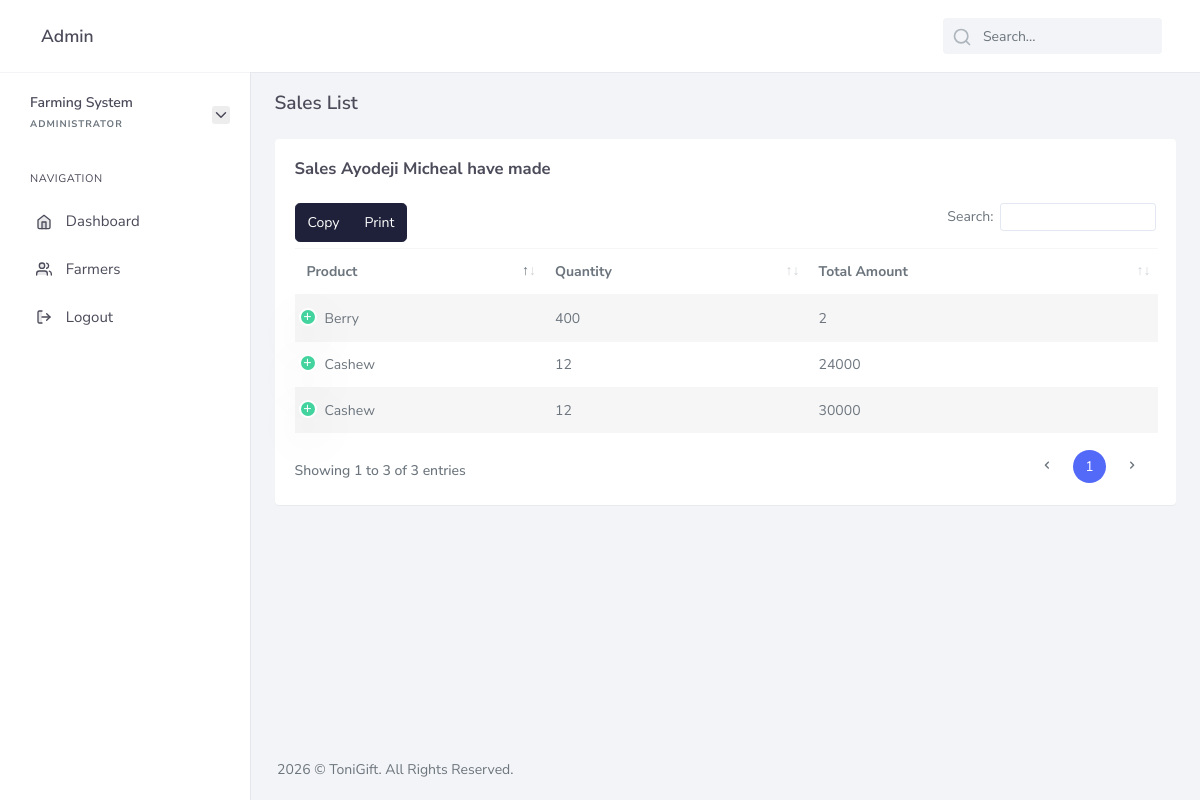
Screenshot of /admin/farmer?id=3 (signed in) with the database file from the repository.
### tables this page shows
CREATE TABLE `farmers` (
  `id` int(11) NOT NULL,
  `fullname` varchar(180) NOT NULL,
  `username` varchar(180) NOT NULL,
  `email` varchar(180) NOT NULL,
  `password` varchar(280) NOT NULL,
  `address` varchar(119) NOT NULL
);

CREATE TABLE `sales` (
  `id` int(11) NOT NULL,
  `product_id` bigint(20) NOT NULL,
  `quantity` int(11) NOT NULL,
  `total_amount` decimal(10,0) NOT NULL,
  `time_sold` timestamp NOT NULL DEFAULT current_timestamp()
);

CREATE TABLE `products` (
  `id` int(11) NOT NULL,
  `farmer_id` int(11) NOT NULL,
  `product_name` varchar(180) NOT NULL,
  `price` decimal(10,0) NOT NULL,
  `description` text NOT NULL,
  `status` int(11) NOT NULL DEFAULT 0
);

### core/db.class.php (called while the page is built, shortened)
<?php
    class DB {
        public $host = 'localhost';
        public $dbname = 'farming_system';
        public $password = '';
        public $username = 'root';
        public $conn;
        function __construct(){
            try {
                $this->conn = new PDO("mysql:host=$this->host;dbname=$this->dbname;", $this->username, $this->password);
                $this->conn->setAttribute(PDO::ATTR_ERRMODE,PDO::ERRMODE_EXCEPTION);
            } catch (PDOException $ex) {
                echo 'Error in database connection '. $ex->getMessage();
            }
        }
        function prep($query){
            return $this->conn->prepare($query);
        }
        function fetch($query,$value){
            $query = $this->prep($query);
            $query->execute($value);
            return $query->fetch();
        }
        function fetchAll($query,$value){
            $query = $this->prep($query);
            $query->execute($value);
            return $query->fetchAll();
        }
    }
?>

### core/farmers.class.php (called while the page is built, shortened)
<?php
    include_once 'db.class.php';
    class Farmers extends DB{
        function fetch_farmer($email){
            return DB::fetch("SELECT * FROM farmers WHERE email = ? OR id = ? ",[$email,$email] );
        }
    }
?>

### core/sales.class.php (called while the page is built, shortened)
<?php
    include_once 'db.class.php';
    class Sales extends DB{
        function fetch_farmer_sales($farmer_id){
            return DB::fetchAll("SELECT product_name, sales.quantity, sales.id, total_amount, time_sold FROM sales JOIN products on products.id = sales.product_id WHERE products.farmer_id = ? ",[$farmer_id]);
        }
    }
?>

### admin/farmer.php (the view, shortened to what this page needs)
<?php
  include_once '../core/sales.class.php';
  include_once '../core/farmers.class.php';
  $sale_obj = new Sales();
  $farmer_obj = new Farmers();
  $farmer_id = $_GET['id'];
  $farmer = $farmer_obj->fetch_farmer($farmer_id);
  $sales = $sale_obj->fetch_farmer_sales($farmer_id);
?>
<!DOCTYPE html>
<html lang="en">
    <link href="assets/libs/datatables/dataTables.bootstrap4.min.css" rel="stylesheet" type="text/css" />
    <link href="assets/libs/datatables/responsive.bootstrap4.min.css" rel="stylesheet" type="text/css" />
    <link href="assets/libs/datatables/buttons.bootstrap4.min.css" rel="stylesheet" type="text/css" />
    <link href="assets/libs/datatables/select.bootstrap4.min.css" rel="stylesheet" type="text/css" />
    <?php include_once 'components/head.php'; ?>
    <body>
        <div id="wrapper">
            <?php include_once 'components/header.php'; ?>
            <?php include_once 'components/sidebar.php'; ?>
            <div class="content-page">
                <div class="content">
                    <div class="container-fluid">
                        <div class="row page-title align-items-center">
                            <div class="col-sm-4 col-xl-6">
                                <h4 class="mb-1 mt-0">Sales List</h4>
                            </div>
                        </div>
                        <div class="row">
                            <div class="col-12">
                                <div class="card">
                                    <div class="card-body">
                                        <h4 class="header-title mt-0 mb-4">Sales <?php echo $farmer['fullname'] ?> have made</h4>
                                        <table id="datatable-buttons" class="table table-striped dt-responsive nowrap">
                                            <thead>
                                                <tr>
                                                    <th>Product</th>
                                                    <th>Quantity</th>
                                                    <th>Total Amount</th>
                                                </tr>
                                            </thead>
                                            <tbody>
                                                <?php foreach ($sales as $sale): ?>
                                                    <tr>
                                                        <td><?php echo $sale['product_name'] ?></td>
                                                        <td><?php echo $sale['quantity'] ?></td>
                                                        <td><?php echo $sale['total_amount'] ?></td>
                                                    </tr>
                                                <?php endforeach ?>
                                            </tbody>
                                        </table>
                                    </div>
                                </div>
                            </div>
                        </div>
                    </div>
                </div>
                <?php include_once 'components/footer.php'; ?>
        <?php include_once 'components/footer.php'; ?>
    </body>
</html>

### rows the page displays
farmers: fullname "Ayodeji Micheal"
sales: product.product_name "Berry", quantity "400", total_amount "2"
sales: product.product_name "Cashew", quantity "12", total_amount "24000"
sales: product.product_name "Cashew", quantity "12", total_amount "30000"
